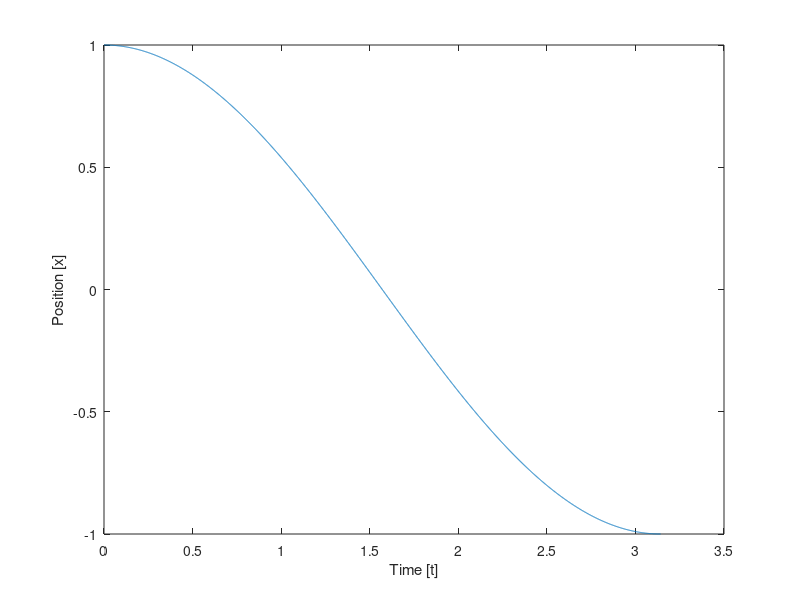

Recreate this plot in MATLAB.
% Simple Harmonic Oscillator

clear;
clc;
close all;

t = 0;
period = pi;

x = 1;
vx = 0;

h = 10^-3;
k=1;

x_position = [x];
time = [t];

while( t<period )
    
    ax = (-(k^2))*x;
    x = x+((1/2)*((vx)+(vx+(h*(ax)))))*h; %Look at how to derive this again. 
    axs = (-(k^2))*x; % This could be ax star, double check 
    vx = vx+((1/2)*(ax+axs))*h;

    x_position = [x_position,x]; 
    t = t+h;
    time = [time,t];
    
    
end

figure()
plot(time,x_position)
xlabel ('Time [t]') 
ylabel ('Position [x]')

